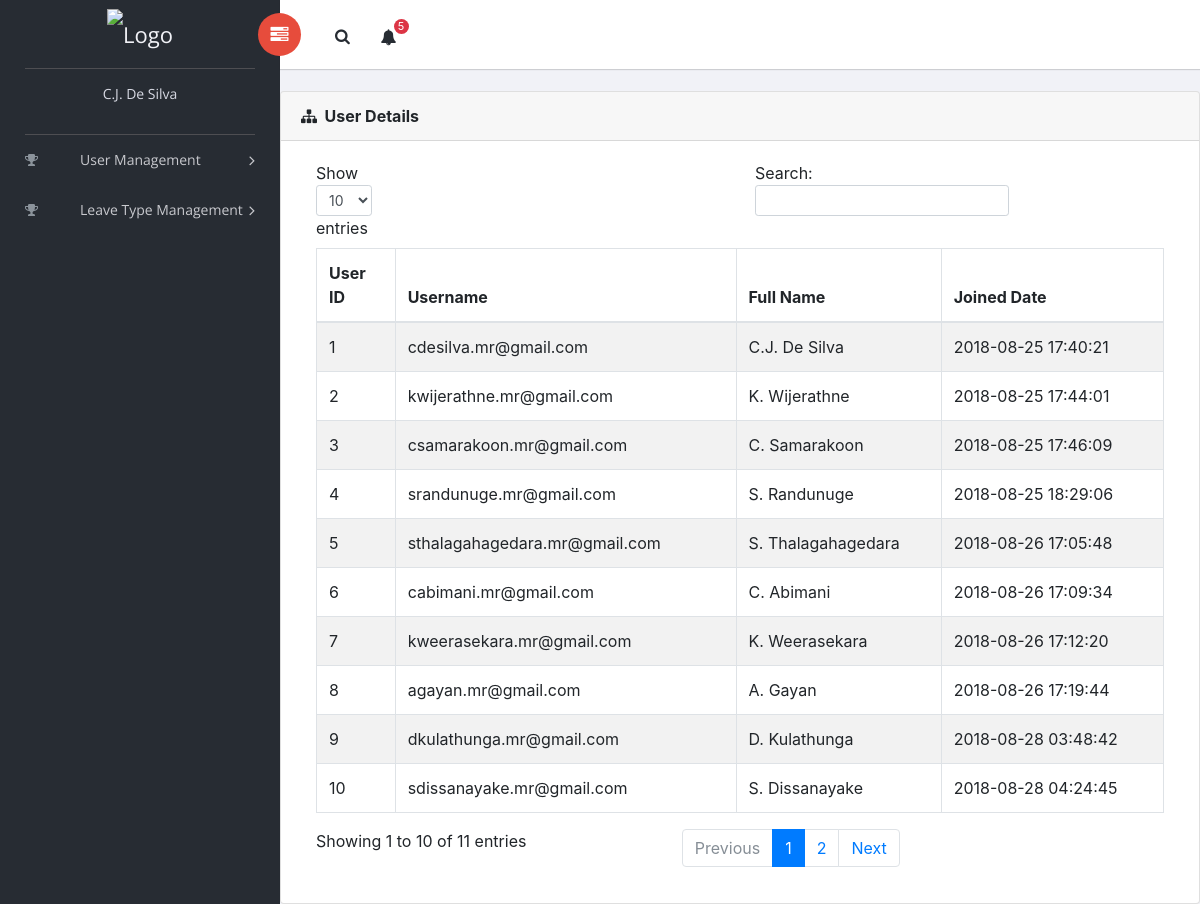
/SystemAdministration/adminView.php (signed in), run on the app's committed database.
### tables this page shows
CREATE TABLE `users` (
  `id` int(11) NOT NULL,
  `username` varchar(30) NOT NULL,
  `password` varchar(64) NOT NULL,
  `salt` varchar(32) NOT NULL,
  `name` varchar(50) NOT NULL,
  `joined` datetime NOT NULL,
  `group` int(11) NOT NULL
);

### SystemAdministration/classes/Config.php (called while the page is built)
<?php
class Config
{
	public static function get($path=null){
		if($path){
			$config = $GLOBALS['config'];
			$path = explode('/', $path);
			foreach ($path as $bit) {
				if(isset($config[$bit])){
					$config = $config[$bit];
				}
			}
			return $config;
		}
		return false;
	}
}

### SystemAdministration/classes/DB.php (called while the page is built, shortened)
<?php
class DB{
	private static $_instance = null;
	private $_pdo,
			$_query,
			$_error = false,
			$_results,
			$_count = 0;
	private function __construct(){
		try{
			$this->_pdo = new PDO('mysql:host=' . Config::get('mysql/host'). ';dbname=' . Config::get('mysql/db'). ';',
				 Config::get('mysql/username'),
				 Config::get('mysql/password'));
		}catch(PDOException $e){
			die($e->getMessage());
		}
	}
	public static function getInstance(){
		if(!isset(self::$_instance)){
			self::$_instance = new DB();
		}
		return self::$_instance;
	}
	public function query($sql,$params = array()){
		$this->_error = false;
		if($this->_query = $this->_pdo->prepare($sql)){
			$x = 1;
			if(count($params)){
				foreach ($params as $param) {
					$this->_query->bindValue($x,$param);
					$x++;
				}
			}
			if($this->_query->execute()){
				$this->_results = $this->_query->fetchAll(PDO::FETCH_OBJ);
				$this->_count = $this->_query->rowCount();
			}else{
				$this->_error = true;
			}
		}
		return $this;
	}
	public function action($action ,$table, $where = array()){
		if(count($where) === 3){
			$operators = array('=','>','<','>=','<=');
			$field = $where[0];
			$operator = $where[1];
			$value = $where[2];
			if(in_array($operator, $operators)){
				$sql = "{$action} FROM {$table} WHERE {$field} {$operator} ?";
				if(!$this->query($sql,array($value))->error()){
					return $this;
				}
			}
		}
	}
	public function get($table, $where){
		return $this->action('SELECT *',$table, $where);
	}
	public function results(){
		return $this->_results;
	}
	public function first(){
		return $this->results()[0];
	}
	public function error(){
		return $this->_error;
	}
	public function count(){
		return $this->_count;
	}
}

### SystemAdministration/classes/User.php (called while the page is built, shortened)
<?php
class User{
	private $_db,
			$_data,
			$_sessionName,
			$_cookieName,
			$_isLoggedIn;
	public function __construct($user = null) {
		$this->_db = DB::getInstance();
		$this->_sessionName = Config::get('session/session_name');
		if(!$user){
			if(Session::exists($this->_sessionName)){
				$user = Session::get($this->_sessionName);
				if($this->find($user)){
					$this->_isLoggedIn = true;
				}else{
				}
			}
		}else{
			$this->find($user);
		}
	}
	public function find($user = null){
		if($user){
			$field = is_numeric($user) ? 'id' : 'username';
			$data = $this->_db->get('users', array($field, '=', $user));
			if($data->count()){
				$this->_data = $data->first();
				return true;
			}
		}
		return false;
	}
	public function data(){
		return $this->_data;
	}
}

### SystemAdministration/classes/Session.php (called while the page is built, shortened)
<?php
class Session{
	public static function exists($name){
		return (isset($_SESSION[$name])) ? true : false;
	}
	public static function get($name){
		return $_SESSION[$name];
	}
}

### SystemAdministration/functions/sanitize.php (called while the page is built)
<?php
function escape($string){
	return htmlentities($string,ENT_QUOTES,'UTF-8');
}

### SystemAdministration/viewUser.php (the view, shortened to what this page needs)
<html>
<body>
<?php
$u = DB::getInstance()->query("SELECT * FROM users");
?>
   <div class="content mt-3">
            <div class="animated fadeIn">
                <div class="row">
                <div class="col-md-12">
                    <div class="card">
                        <div class="card-header">
                            <strong class="card-title"><i class="menu-icon fa fa-sitemap"></i>&nbsp; User Details</strong>
                        </div>
                        <div class="card-body">
                  <table id="bootstrap-data-table" class="table table-striped table-bordered">
                    <thead>
                      <tr>
                        <th>User ID</th>
                        <th>Username</th>
                        <th>Full Name</th>
                        <th>Joined Date</th>
                      </tr>
                    </thead>
                    <tbody>
<?php
if(!$u->count()) {
    echo 'No user';
} else {
    foreach ($u->results() as $u) {
        echo "<tr>";
        echo "<td>";
            echo $u->id;
        echo "</td>";
        echo "<td>";
            echo $u->username;
        echo "</td>";
        echo "<td>";
            echo $u->name;
        echo "</td>";
        echo "<td>";
            echo $u->joined;
        echo "</td>";
        echo "</tr>";
    }
}
?>
                    </tbody>
                  </table>
                        </div>
                    </div>
                </div>
                </div>
            </div>
        </div>
</body>
</html>

### SystemAdministration/adminView.php (shortened to what this page needs)
<?php
$user = new User();
?>
<!doctype html>
 <html class="no-js" lang="">
<head>
    <link rel="stylesheet" href="../assets/css/normalize.css">
    <link rel="stylesheet" href="../assets/css/bootstrap.min.css">
    <link rel="stylesheet" href="../assets/css/font-awesome.min.css">
    <link rel="stylesheet" href="../assets/css/themify-icons.css">
    <link rel="stylesheet" href="../assets/css/flag-icon.min.css">
    <link rel="stylesheet" href="../assets/css/cs-skin-elastic.css">
    <link rel="stylesheet" href="../assets/css/style.css">
    <link href="../assets/css/lib/vector-map/jqvmap.min.css" rel="stylesheet">
</head>
<body>
    <aside id="left-panel" class="left-panel">
        <nav class="navbar navbar-expand-sm navbar-default">
            <div class="navbar-header">
                <a class="navbar-brand" href="welcome.php"><img src="../images/logonew.png" alt="Logo"></a>
            </div>
            <div id="main-menu" class="main-menu collapse navbar-collapse">
                <ul class="nav navbar-nav">
                    <li class="active">
                        <a href="#"><div align="center">
                       <?php echo escape($user->data()->name); ?>
                       </div
                       ></a>
                    </li>
                     <h3 class="menu-title"></h3>
                    <li class="menu-item-has-children dropdown">
                        <a href="#" class="dropdown-toggle" data-toggle="dropdown" aria-haspopup="true" aria-expanded="false"> <i class="menu-icon fa  fa-trophy"></i>User Management</a>
                    </li>
                     <li class="menu-item-has-children dropdown">
                        <a href="#" class="dropdown-toggle" data-toggle="dropdown" aria-haspopup="true" aria-expanded="false"> <i class="menu-icon fa  fa-trophy"></i>Leave Type Management</a>
                    </li>
                </ul>
            </div>
        </nav>
    </aside>
    <div id="right-panel" class="right-panel">
        <header id="header" class="header">
            <div class="header-menu">
                <div class="col-sm-7">
                    <a id="menuToggle" class="menutoggle pull-left"><i class="fa fa fa-tasks"></i></a>
                    <div class="header-left">
                        <button class="search-trigger"><i class="fa fa-search"></i></button>
                        <div class="dropdown for-notification">
                          <button class="btn btn-secondary dropdown-toggle" type="button" id="notification" data-toggle="dropdown" aria-haspopup="true" aria-expanded="false">
                            <i class="fa fa-bell"></i>
                            <span class="count bg-danger">5</span>
                          </button>
                        </div>
                    </div>
                </div>
            </div>
        </header>
    <?php
                $tb = isset($_GET['tab']) ? $_GET['tab'] : '';
                switch($tb) {
                    default:
                    include('viewUser.php');
                    break;
                }
            ?>
    </div>
</body>
</html>

### data on the page
users: name "C.J. De Silva", id "1", username "cdesilva.mr@gmail.com", joined "2018-08-25 17:40:21"
users: id "2", username "kwijerathne.mr@gmail.com", name "K. Wijerathne", joined "2018-08-25 17:44:01"
users: id "3", username "csamarakoon.mr@gmail.com", name "C. Samarakoon", joined "2018-08-25 17:46:09"
users: id "4", username "srandunuge.mr@gmail.com", name "S. Randunuge", joined "2018-08-25 18:29:06"
users: id "5", username "sthalagahagedara.mr@gmail.com", name "S. Thalagahagedara", joined "2018-08-26 17:05:48"
users: id "6", username "cabimani.mr@gmail.com", name "C. Abimani", joined "2018-08-26 17:09:34"
users: id "7", username "kweerasekara.mr@gmail.com", name "K. Weerasekara", joined "2018-08-26 17:12:20"
users: id "8", username "agayan.mr@gmail.com", name "A. Gayan", joined "2018-08-26 17:19:44"
users: id "9", username "dkulathunga.mr@gmail.com", name "D. Kulathunga", joined "2018-08-28 03:48:42"
users: id "10", username "sdissanayake.mr@gmail.com", name "S. Dissanayake", joined "2018-08-28 04:24:45"
